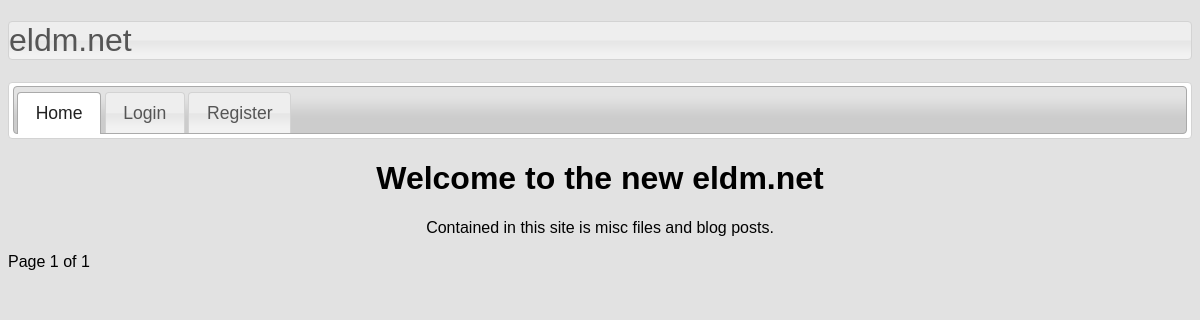
The app's page /, older data.
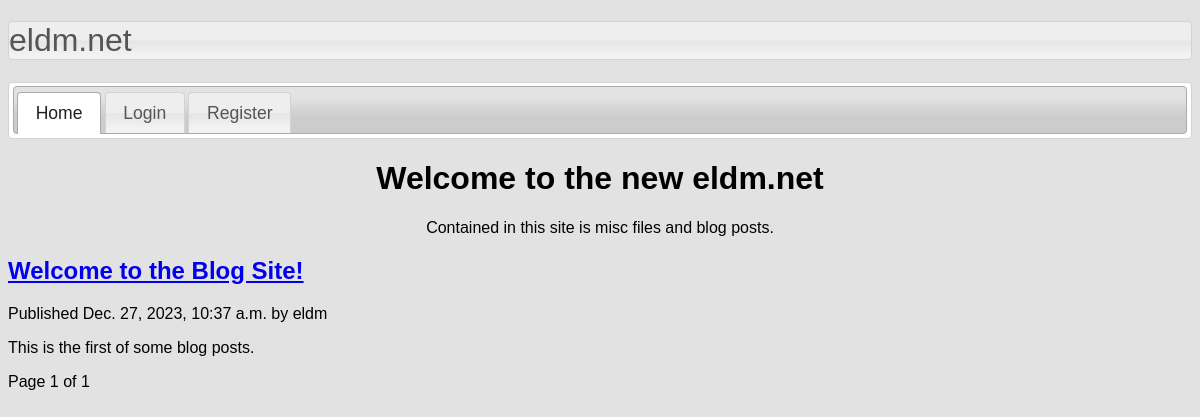
The same page, newer data.
### accounts/models.py (models this page shows, shortened)
class Post(models.Model):
    class Status(models.TextChoices):
        DRAFT = 'DF', 'Draft'
        PUBLISHED = 'PB', 'Published'
    title = models.CharField(max_length=250)
    slug = models.SlugField(max_length=250, unique_for_date='publish')
    author = models.ForeignKey(User,
                               on_delete=models.CASCADE,
                               related_name='accounts_posts')
    body = models.TextField()
    publish = models.DateTimeField(default=timezone.now)
    created = models.DateTimeField(auto_now_add=True)
    updated = models.DateTimeField(auto_now=True)
    status = models.CharField(max_length=2, choices=Status.choices, default=Status.DRAFT)
    objects = models.Manager()
    published = PublishedManager()
    class Meta:
        ordering = ['-publish']
        indexes = [
            models.Index(fields=['-publish']),
        ]
    def get_absolute_url(self):
        return reverse('accounts:post_detail', args=[self.publish.year,
                                                     self.publish.month,
                                                     self.publish.day,
                                                     self.slug])

### accounts/views.py (the view)
# urls.py: path('', views.home, name='index'),
def home(request):
    post_list = Post.published.all()
    paginator = Paginator(post_list, 3)
    page_number = request.GET.get('page', 1)
    try:
        posts = paginator.page(page_number)
    except PageNotAnInteger:
        posts = paginator.page(1)
    except EmptyPage:
        posts = paginator.page(paginator.num_pages)
    return render(request, 'accounts/base.html', {'posts': posts})

### accounts/models.py (called while the page is built)
    def get_queryset(self):
        return super().get_queryset()\
                      .filter(status=Post.Status.PUBLISHED)

### templates/accounts/base.html (shortened to what this page needs)
{% load static %}
<!DOCTYPE html>
<html>
    <head>
        <link href="{% static "css/jquery-ui.css" %}" rel="stylesheet">
        <link href="https://fonts.cdnfonts.com/css/glitch-slap" rel="stylesheet">
    </head>
    <body>
        <h1 class="ui-accordion-header ui-corner-top ui-accordion-header-collapsed ui-corner-all ui-state-default ui-accordion-icons">
            eldm.net
        </h1>
        <div class="ui-tabs ui-corner-all ui-widget ui-widget-content">
            <ul class="ui-tabs-nav ui-corner-all ui-helper-reset ui-helper-clearfix ui-widget-header">
                <li id="home" class="ui-tabs-tab ui-corner-top ui-state-default ui-tab ui-tabs-active ui-state-active">
                    <a href="{% url 'accounts:index' %}" class="ui-tabs-anchor">Home</a>
                </li>
                {% if user.is_authenticated %}
                <li id="logout" class="ui-tabs-tab ui-corner-top ui-state-default ui-tab">
                    <a href="{% url 'accounts:logout' %}"class="ui-tabs-anchor">Logout</a>
                </li>
                <li id="dashboard" class="ui-tabs-tab ui-corner-top ui-state-default ui-tab">
                    <a href="{% url 'accounts:dashboard' %}"class="ui-tabs-anchor">Dashboard</a>
                </li>
                {% else %}
                <li id="login" class="ui-tabs-tab ui-corner-top ui-state-default ui-tab">
                    <a href="{% url 'accounts:user_login' %}" class="ui-tabs-anchor">Login</a>
                </li>
                <li id="register" class="ui-tabs-tab ui-corner-top ui-state-default ui-tab">
                    <a href="{% url 'accounts:register' %}" class="ui-tabs-anchor">Register</a>
                </li>
                {% endif %}
            </ul>
        </div>
        {% if request.resolver_match.url_name == 'index' %}
            <h1 class="center">Welcome to the new eldm.net</h1>
            <p class="center">Contained in this site is misc files and blog posts.</p>
            {% for post in posts %}
                <h2>
                    <a href="{{ post.get_absolute_url }}">
                        {{ post.title }}
                    </a>
                </h2>
                <p class="date">
                    Published {{ post.publish }} by {{ post.author }}
                </p>
                {{ post.body|truncatewords:30|linebreaks }}
            {% endfor %}
            {% include "./pagination.html" with page=posts %}
        {% endif %}
    </body>
</html>

### templates/accounts/pagination.html (shortened to what this page needs)
<div class="pagination">
    <span class="step-links">
        <span class="current">
            Page {{ page.number }} of {{ page.paginator.num_pages }}
        </span>
    </span>
</div>

### templates/accounts/base.html (style rules this page uses)
body { background: #E2E2E2; font-family: 'Glitch Slap', sans-serif; }
.center { text-align: center; }

Row changes from the older to the newer data that the page shows:
added Post: title "Welcome to the Blog Site!", publish "Dec. 27, 2023, 10:37 a.m.", author "eldm", body "This is the first of some blog posts."
